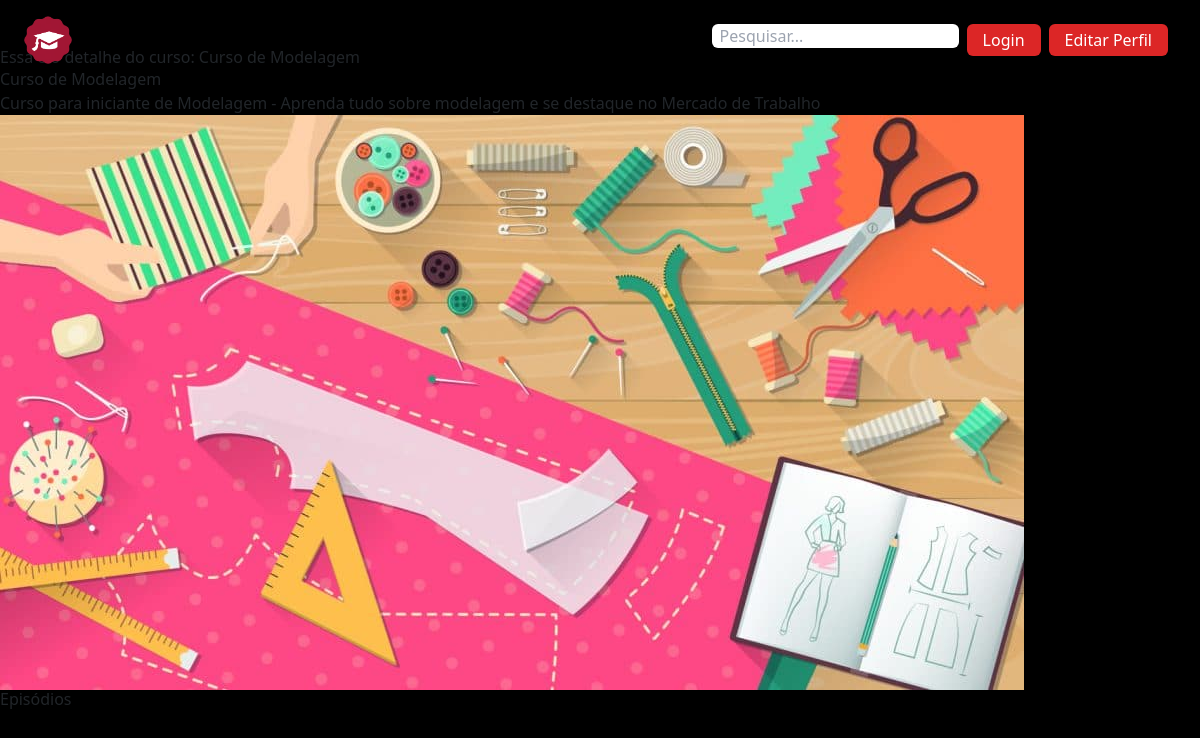
The app's page /cursos/2, older data.
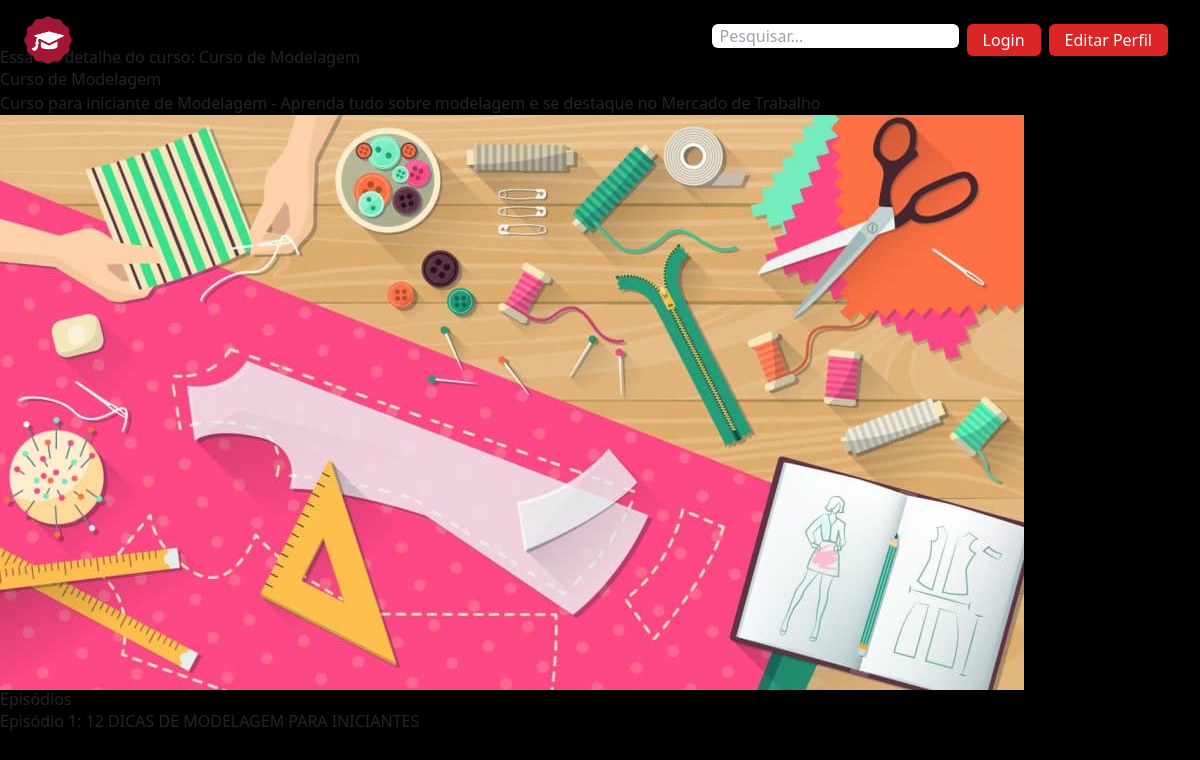
The same page, newer data.
### curso/models.py (models this page shows, shortened)
class Episodio(models.Model):
    curso = models.ForeignKey('Curso', related_name='episodios', on_delete=models.CASCADE)
    titulo = models.CharField(max_length=100)
    video = models.URLField()

### curso/views.py (the view)
# urls.py: path('cursos/<int:pk>', Detalhescurso.as_view(), name='detalhescurso'),
class Detalhescurso(DetailView):
    template_name = 'detalhescurso.html'
    model = Curso

### curso/models.py (called while the page is built)
    def __str__(self):
        return self.titulo

### curso/templates/detalhescurso.html (shortened to what this page needs)
{% extends 'base.html' %}
{% block content %}
<div class="py-12">
    <h1>Essa é o detalhe do curso: {{ object.titulo }}</h1>
    <p>{{ object }}</p>
    <p>{{ object.descricao }}</p>
    <img src="{{ object.thumb.url }}">
        <h2>Episódios</h2>
        {% for episodio in object.episodios.all %}
        <a href="{{ episodio.video }}">
            <p>Episódio {{ forloop.counter}}: {{ episodio.titulo}}</p>
        </a>
        {% endfor %}
</div>
{% endblock %}

Row changes from the older to the newer data that the page shows:
added Episodio: titulo "12 DICAS DE MODELAGEM PARA INICIANTES"
